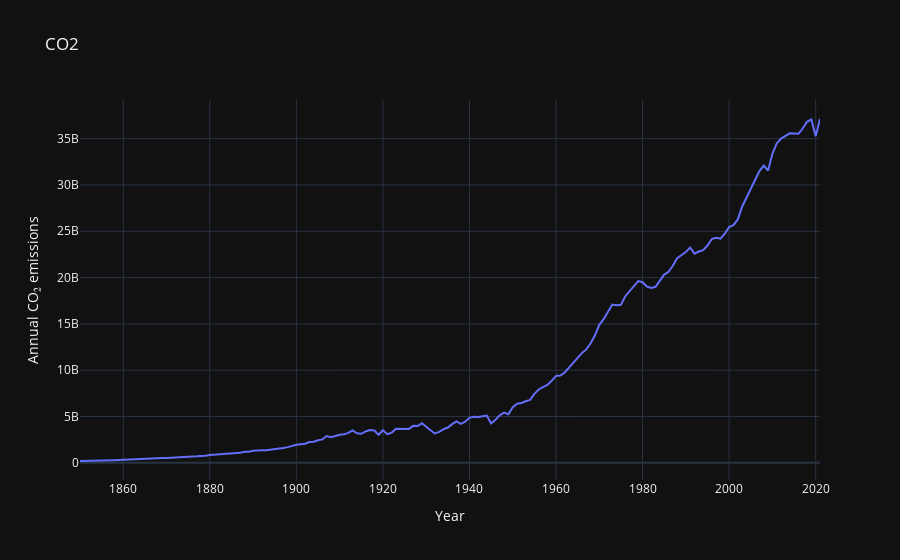

Here is the notebook cell this chart was saved with:
### Code cell
t = px.line(co2, x='Year', y = "Annual CO₂ emissions", title = "CO2", template='plotly_dark')
t

### Figure 1 — Plotly figure (JSON) as saved in the notebook; plotly's stock layout.template omitted (floating-point values rounded to 4 significant figures; data arrays with more than 128 entries replaced by an {"elided": "..."} marker saying what was removed)
{"data": [{"hovertemplate": "Year=%{x}<br>Annual CO₂ emissions=%{y}<extra></extra>", "legendgroup": "", "line": {"color": "#636efa", "dash": "solid"}, "marker": {"symbol": "circle"}, "mode": "lines", "name": "", "orientation": "v", "showlegend": false, "type": "scatter", "x": {"elided": "172 int values"}, "xaxis": "x", "y": {"elided": "172 int values"}, "yaxis": "y"}], "layout": {"legend": {"tracegroupgap": 0}, "title": {"text": "CO2"}, "xaxis": {"anchor": "y", "domain": [0, 1], "title": {"text": "Year"}}, "yaxis": {"anchor": "x", "domain": [0, 1], "title": {"text": "Annual CO₂ emissions"}}}}
